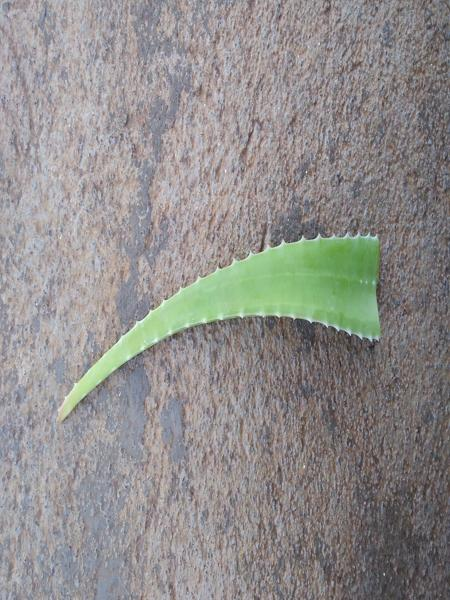
#> input picture 100.jpg, 450 x 600 px
$ jupyter execute --allow-errors back.ipynb
#> lines starting #> are read from the running program, lines starting #| are printed output that depends on the picture; after the words box and inside, x2 and y2 are one past the last pixel; in counts of white or black regions, pixels touching at a corner belong together
[cell 1]
import cv2
import numpy as np
import tensorflow as tf

# Load the DeepLabV3 model pre-trained on the COCO dataset
#> (the rest of this cell did not finish here and is left out)

[cell 2]
# Load an image (replace 'your_image_path.jpg' with the actual path to your image)
image_path = '100.jpg'
image = cv2.imread(image_path)
#> image is the input picture: shape (600, 450, 3); mean B, G, R 140.4, 141.9, 144.2
image = cv2.cvtColor(image, cv2.COLOR_BGR2RGB)

# Resize the image to the size expected by the model
input_size = (224, 224)
image_resized = cv2.resize(image, input_size)
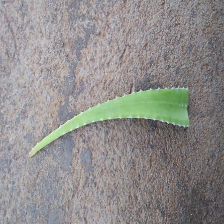
#> image_resized: shape (224, 224, 3); mean R, G, B 144.1, 141.7, 140.2

# Normalize the image
#> (the rest of this cell did not finish here and is left out)

[cell 3]
image = cv2.imread(image_path)
image = cv2.cvtColor(image, cv2.COLOR_BGR2RGB)

# Resize the image to the size expected by the model
input_size = (224, 224)
image_resized = cv2.resize(image, input_size)

# Normalize the image
#> (the rest of this cell did not finish here and is left out)

[cell 4]
import cv2
import numpy as np

# Load an image (replace 'your_image_path.jpg' with the actual path to your image)
image_path = '354.jpg'
image = cv2.imread(image_path)
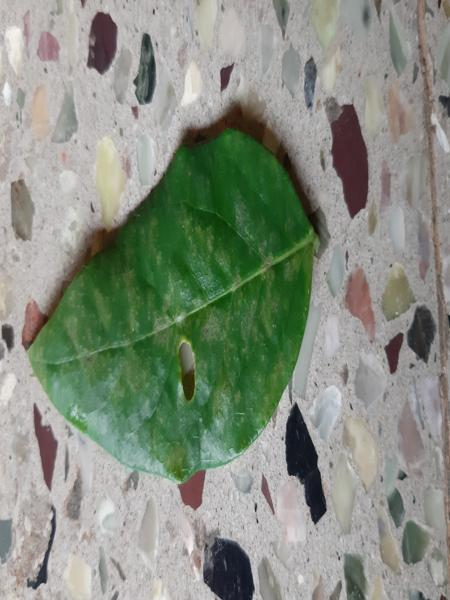
#> input picture 354.jpg, 450 x 600 px
#> image is the input picture: shape (600, 450, 3); mean B, G, R 128.3, 142, 133.8
image = cv2.cvtColor(image, cv2.COLOR_BGR2RGB)

# Create a mask and initialize the bounding box
mask = np.zeros(image.shape[:2], np.uint8)
bgd_model = np.zeros((1, 65), np.float64)
fgd_model = np.zeros((1, 65), np.float64)

# Define a bounding box around the object of interest (adjust these coordinates)
rect = (50, 50, image.shape[1]-50, image.shape[0]-50)
#> rect = (50, 50, 400, 550)

# Apply GrabCut algorithm
cv2.grabCut(image, mask, rect, bgd_model, fgd_model, 5, cv2.GC_INIT_WITH_RECT)

# Modify the mask to create a binary mask (2 and 0 are considered background, others are foreground)
mask2 = np.where((mask == 2) | (mask == 0), 0, 1).astype('uint8')

# Apply the mask to the original image
image_segmented = image * np.expand_dims(mask2, axis=-1)
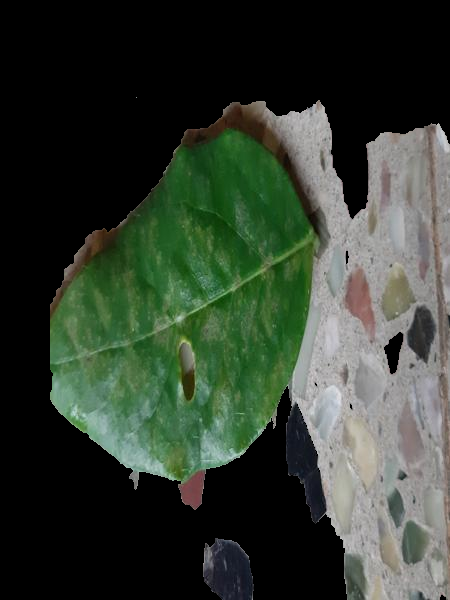
#> image_segmented: shape (600, 450, 3); mean R, G, B 50.7, 60.8, 48.7
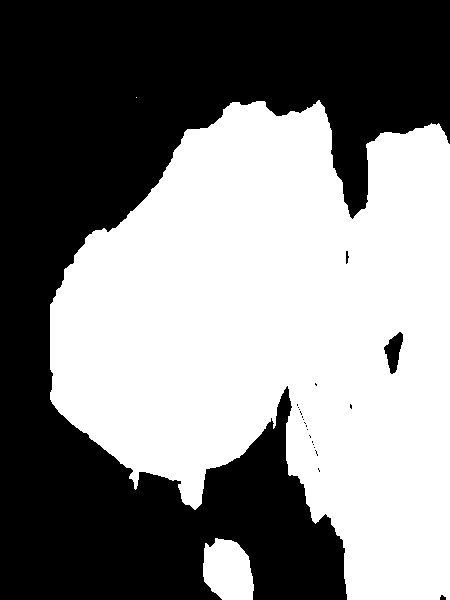
#> mask2: shape (600, 450); values 0 (black) and 1 (white), 51.2% white; 21 black regions (17 under 20 px), largest, box (x1, y1, x2, y2) and area: (0, 0, 450, 600) 131298, (384, 332, 403, 374) 447, (346, 251, 349, 264) 27, (440, 595, 446, 600) 23

# Save or display the result
cv2.imwrite('outputthree_image_grabcut.jpg', cv2.cvtColor(image_segmented, cv2.COLOR_RGB2BGR))
#> Out = True

[cell 5]
import cv2
import numpy as np

def remove_background(image_path):
    # Read the image
#> called with image_path = '100.jpg'
    image = cv2.imread(image_path)

    # Convert to grayscale
    gray = cv2.cvtColor(image, cv2.COLOR_BGR2GRAY)
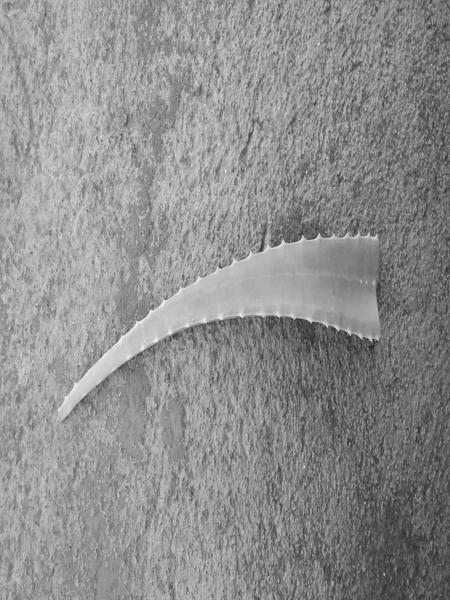
#> gray: shape (600, 450); min 24, max 249, mean 142.4

    # Apply thresholding
    _, thresh = cv2.threshold(gray, 200, 255, cv2.THRESH_BINARY)
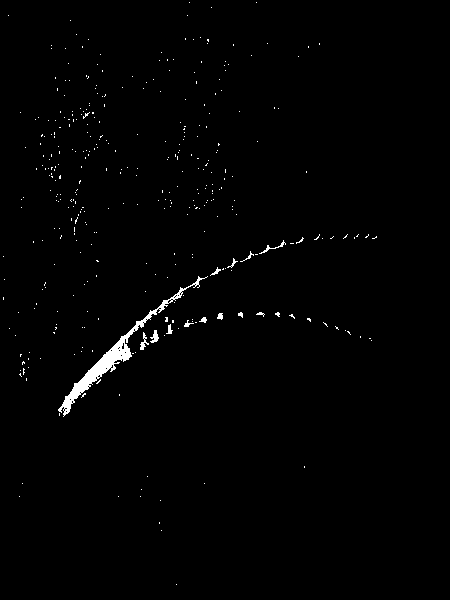
#> thresh: shape (600, 450); 1% white; 364 white regions (351 under 20 px), largest, box (x1, y1, x2, y2) and area: (58, 276, 208, 417) 1584, (150, 330, 159, 343) 63, (140, 332, 149, 350) 62

    # Perform morphological operations
    kernel = np.ones((5, 5), np.uint8)
    morph = cv2.morphologyEx(thresh, cv2.MORPH_CLOSE, kernel)
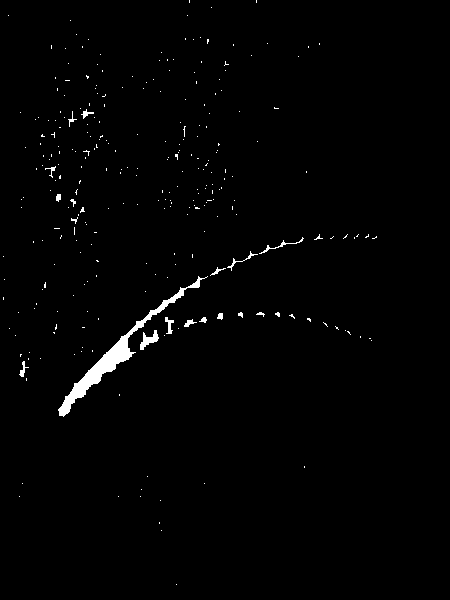
#> morph: shape (600, 450); 1.2% white; 278 white regions (261 under 20 px)

    # Find contours
    contours, _ = cv2.findContours(morph, cv2.RETR_EXTERNAL, cv2.CHAIN_APPROX_SIMPLE)
#> contours = 278 contours, 268 with area under 20; largest, box (x1, y1, x2, y2) and area: (58, 276, 208, 417) 1636, (140, 330, 159, 350) 132, (165, 317, 174, 334) 47, (259, 237, 304, 254) 38, (19, 361, 29, 377) 34

    # Create a mask
    mask = np.zeros_like(gray)

    # Draw contours on the mask
    cv2.drawContours(mask, contours, -1, (255), thickness=cv2.FILLED)

    # Apply the mask to the original image
    result = cv2.bitwise_and(image, image, mask=mask)

    return result

# Example usage
image_path = "100.jpg"
result_image = remove_background(image_path)

# Display the result
cv2.imshow("Result", result_image)
cv2.waitKey(0)
cv2.destroyAllWindows()
